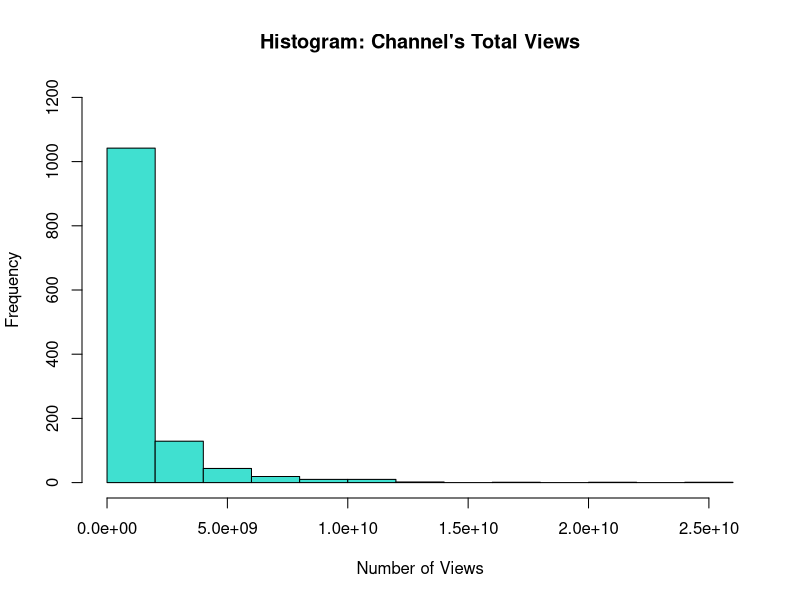
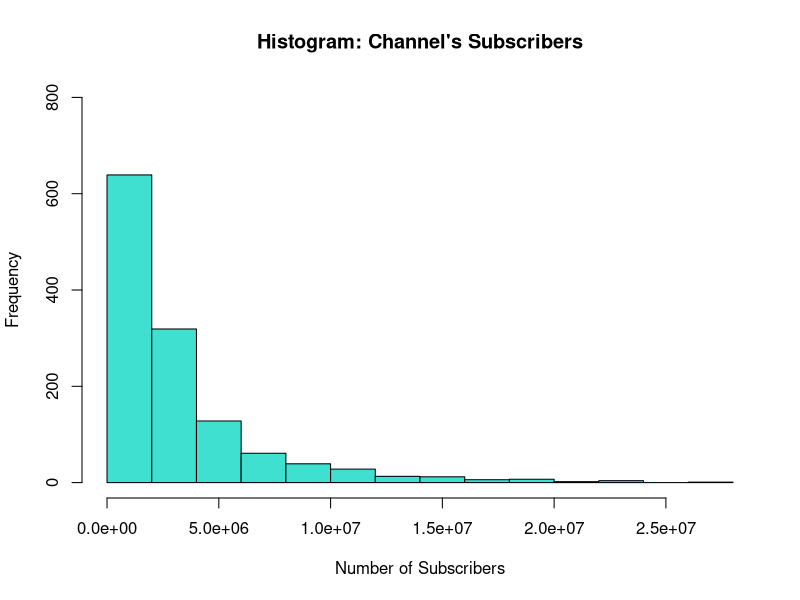
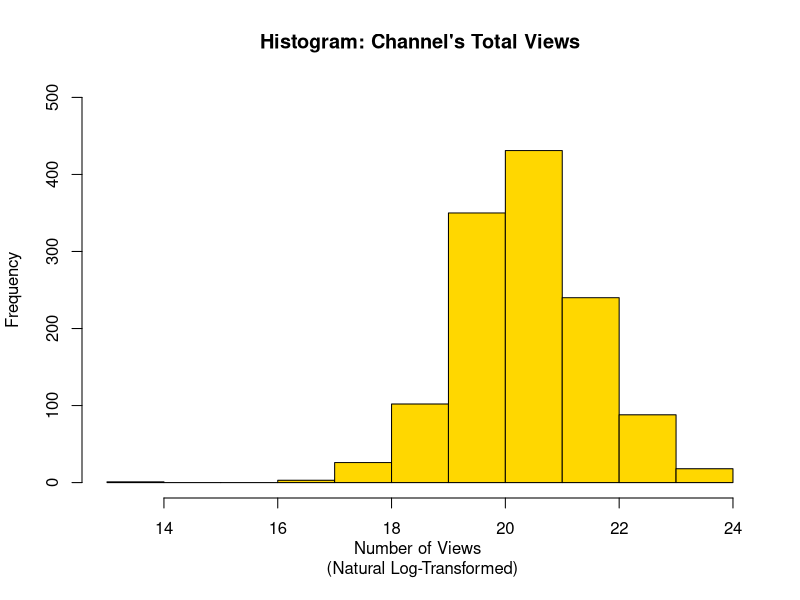
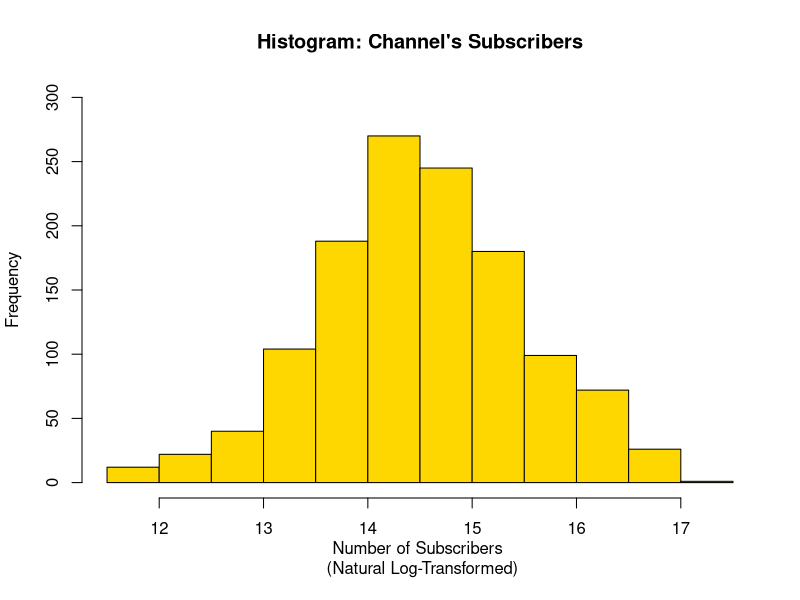
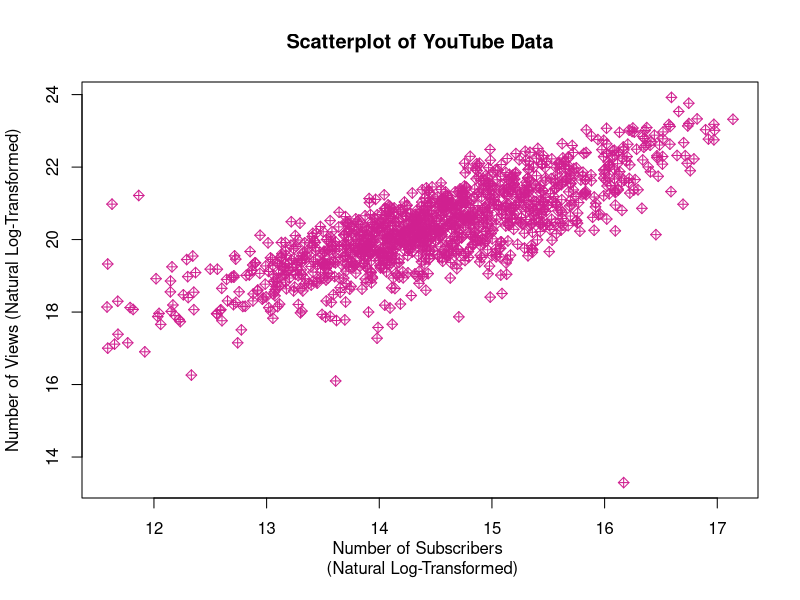
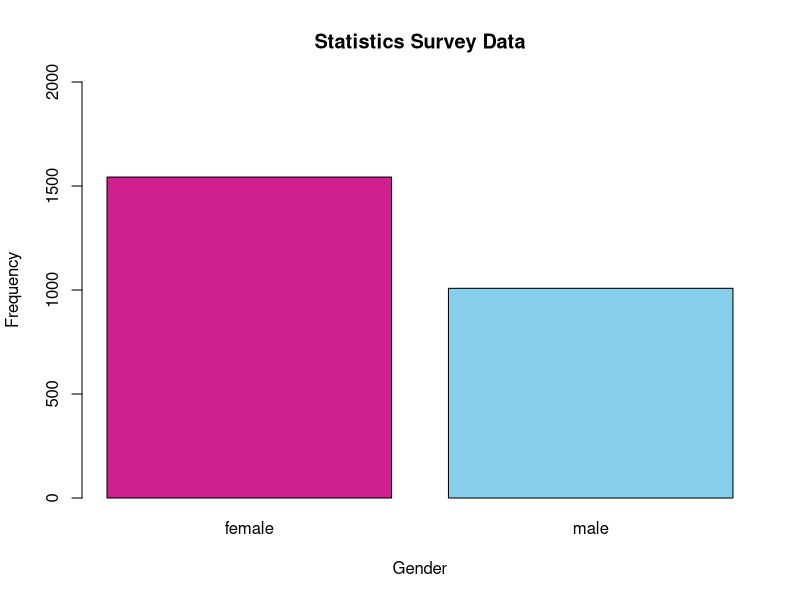
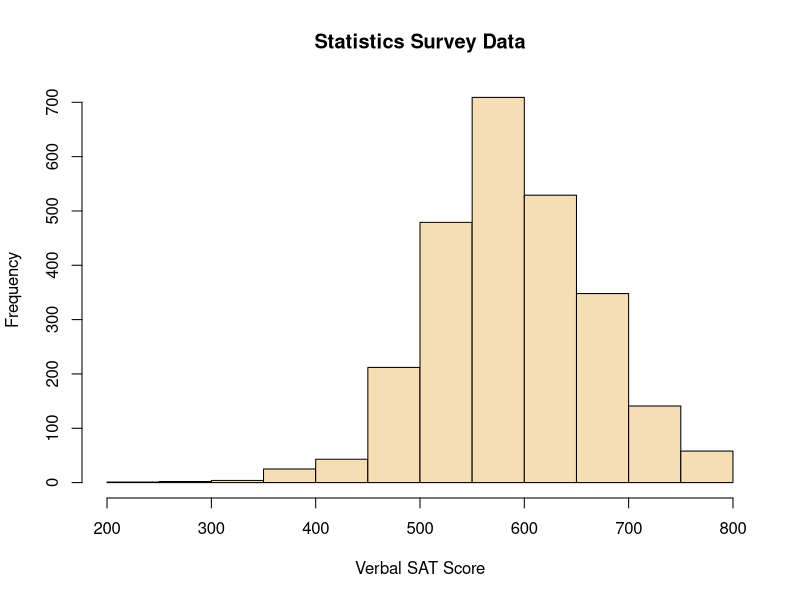
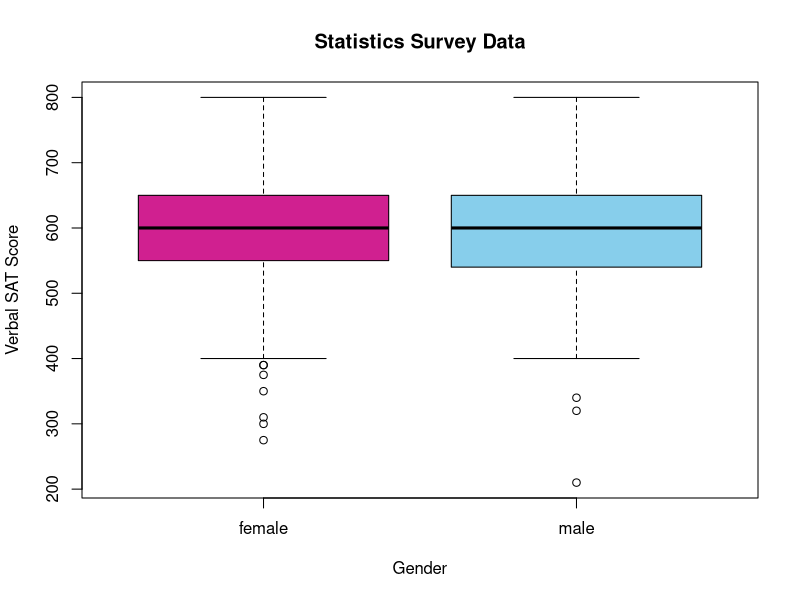

Generate these figures, in order, with R:
#####################################################################
# File: Lab_EDA2.R
# Author: Taeyong Park 
# Summary: EDA for two variables
#####################################################################

rm(list=ls()) # remove existing data and variables in the Environment.

dataYoutube = read.csv("YouTube.csv")

# VARIABLES
# name:	Name of the YouTube channel
# category:	User-defined channel topic
# country:	The country of origin of the channel
# accountAge:	The age of the account in weeks. Note that for consistency the age calculation was performed on December 31 2018.
# videoUploads:	The amount of videos uploaded by the channel.
# subscribers:	The number of subscribers to the channel
# views:	The total views across all videos
# viewsPerVideo:	Total views divided by videos
# continent:	Continent of origin of the channel
# id: identification number

# obtain a summary of the dataset
summary(dataYoutube)

# Review: summary of one variable
table(dataYoutube$category)
table(dataYoutube$country)
summary(dataYoutube$subscribers)
which.max(dataYoutube$subscribers)
# Pull out the name of the channel with the highest number of subscribers 
dataYoutube$name[1022]
# Alternatively, you can do
dataYoutube$name[dataYoutube$subscribers==max(dataYoutube$subscribers)]


#####################################################################
#
# Relationship between two quantitative variables
#
#####################################################################
# subscribers - views
hist(dataYoutube$views,
     ylim=c(0,1200),
     xlab="Number of Views",
     main="Histogram: Channel's Total Views",
     col="turquoise") 
hist(dataYoutube$subscribers,
     ylim=c(0,800),
     xlab="Number of Subscribers",
     main="Histogram: Channel's Subscribers",
     col="turquoise") 

hist(log(dataYoutube$views),
     ylim=c(0,500),
     xlab="Number of Views \n (Natural Log-Transformed)",
     main="Histogram: Channel's Total Views",
     col="gold") 
hist(log(dataYoutube$subscribers),
     ylim=c(0,300),
     xlab="Number of Subscribers \n (Natural Log-Transformed)",
     main="Histogram: Channel's Subscribers",
     col="gold") 

# scatterplot: plot(X axis, y axis)
plot(log(dataYoutube$subscribers), log(dataYoutube$views), 
     xlab="Number of Subscribers \n (Natural Log-Transformed)",
     ylab="Number of Views (Natural Log-Transformed)", 
     main="Scatterplot of YouTube Data",
     pch=9, col="violetred")

# covariance
cov(dataYoutube$subscribers, dataYoutube$views)
cov(10*dataYoutube$subscribers, 10*dataYoutube$views)

# correlation coefficient 
cor(dataYoutube$subscribers, dataYoutube$views)
cor(10*dataYoutube$subscribers, 10*dataYoutube$views)


#####################################################################
#
# Relationship between qualitative-quantitative variables
#
#####################################################################
#  Variables
#  Course:Course that the Respondent was enrolled in
#  Math: Math SAT Score
#  Verbal:Verbal SAT Score
#  HT:Respondent's Height (in inches)
#  Shoe:Shoe Size (US)
#  Gender:Respondent's Gender
#  MomHT:Height of Respondent's Mother (in inches)
#  DadHT:Height of Respondent's Father (in inches)
#  Color:Favorite Color
#  WT:Respondent's Weight (in pounds)
#  Major:Declared Major

dataStat = read.csv("IntroStatisticsSurvey.csv")

summary(dataStat)

barplot(table(dataStat$Gender), 
        ylim=c(0,2000),
        ylab="Frequency",
        xlab="Gender",
        main="Statistics Survey Data",
        col=c("violetred", "skyblue"))
hist(dataStat$Verbal, xlab="Verbal SAT Score",
     main="Statistics Survey Data", 
     col="wheat")

boxplot(Verbal~Gender, data=dataStat,
        xlab="Gender",
        ylab="Verbal SAT Score",
        main="Statistics Survey Data",
        col=c("violetred", "skyblue"))

mean(dataStat$Verbal[dataStat$Gender=="female"])
mean(dataStat$Verbal[dataStat$Gender=="male"])
sd(dataStat$Verbal[dataStat$Gender=="female"])
sd(dataStat$Verbal[dataStat$Gender=="male"])

#####################################################################
#
# Relationship between two qualitative variables
#
#####################################################################
# bar chart for the Course variable
barplot(table(dataStat$Course),
        ylab="Frequency",
        xlab="Course",
        main="Statistics Survey Data",
        col=c("orchid", "peachpuff", "palegreen"))

# contingency table
contingency=table(dataStat$Gender, dataStat$Course)
round(proportions(contingency[,1]), 3)
round(proportions(contingency[,2]), 3)
round(proportions(contingency[,3]), 3)

# stacked bar chart
barplot(contingency, 
        xlab="Course", ylab="Number of Students",
        main="Statistics Survey Data", 
        col=c("violetred", "skyblue"))
legend(bty="n", "topright", 
       legend = rev(rownames(contingency)), # rev=reverse
       pch=15, col=rev(c("violetred", "skyblue")), 
       cex = 1.2)

# side-by-side bar chart
barplot(contingency, 
        xlab="Course", ylab="Number of Students",
        main="Statistics Survey Data", 
        col=c("violetred", "skyblue"),
        beside=TRUE,
        ylim=c(0,1000))
legend(bty="n", "topright", 
       legend = rev(rownames(contingency)), # rev=reverse
       pch=15, col=rev(c("violetred", "skyblue")), 
       cex = 1.2)

